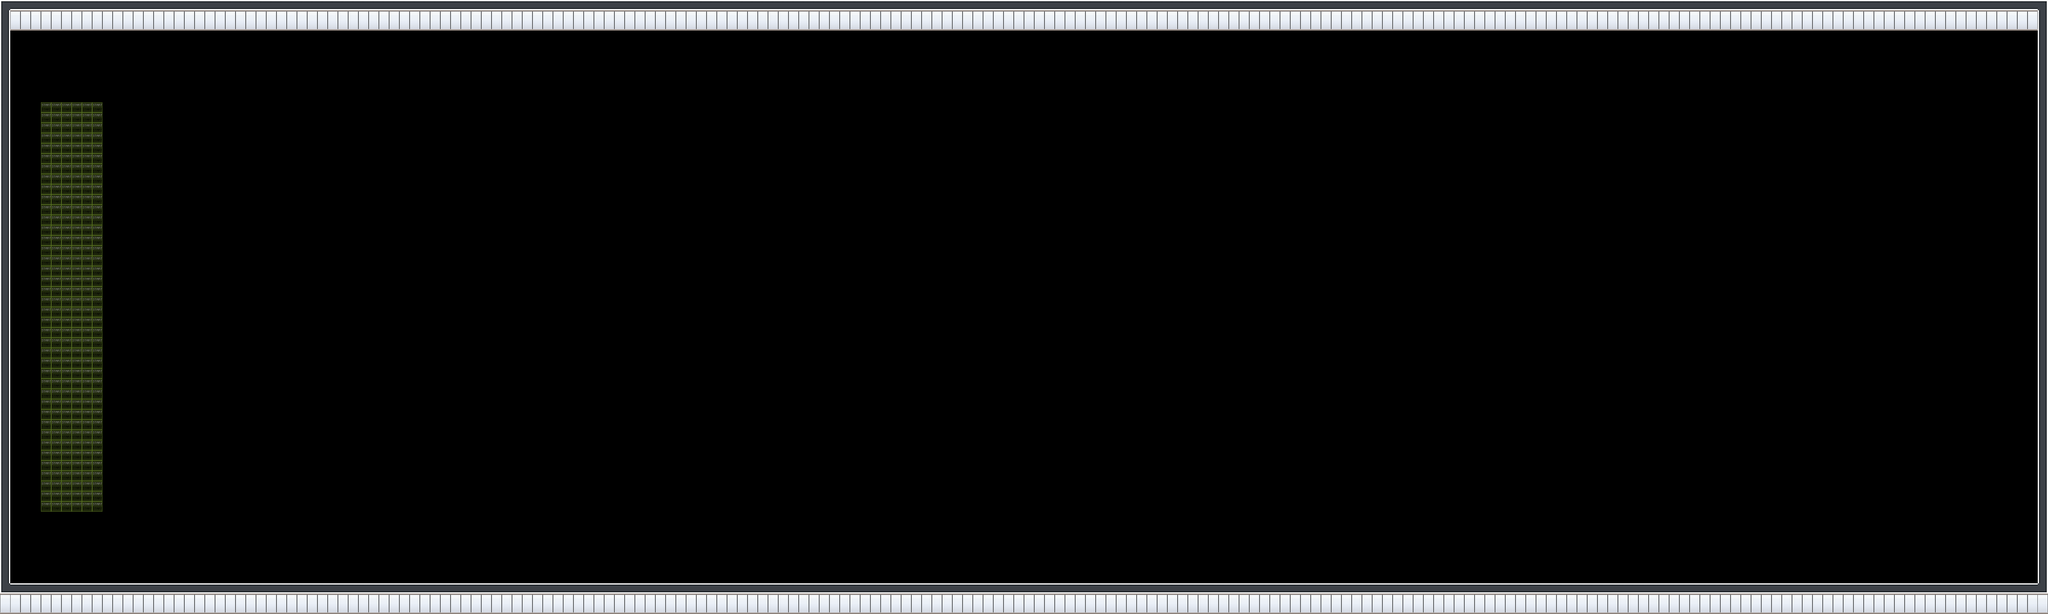

This game map was drawn from its Tiled (.tmx) file and the tilesets committed beside it. A one-line description and the trimmed map source follow:
An orthogonal 200x60 tile map with 32x32 px tiles, 3 tile layers (startLayer, bottom, top), 4 tilesets.

<map version="1.5" tiledversion="1.7.2" orientation="orthogonal" renderorder="right-down" width="200" height="60" tilewidth="32" tileheight="32" infinite="0" nextlayerid="7" nextobjectid="1">
 <tileset firstgid="1" name="brandad_tileset" tilewidth="32" tileheight="32" tilecount="900" columns="30">
  <image source="../brandad_tileset.png" trans="ff00ff" width="960" height="960" />
 </tileset>
 <tileset firstgid="901" name="walls" tilewidth="32" tileheight="32" tilecount="240" columns="16">
  <image source="../walls.png" trans="ff00ff" width="512" height="480" />
 </tileset>
 <tileset firstgid="1141" name="walls2" tilewidth="32" tileheight="32" tilecount="256" columns="16">
  <image source="../walls2.png" trans="ff00ff" width="512" height="512" />
  <tile id="96">
   <properties>
    <property name="collides" type="bool" value="true" />
   </properties>
  </tile>
  <tile id="97">
   <properties>
    <property name="collides" type="bool" value="true" />
   </properties>
  </tile>
  <tile id="98">
   <properties>
    <property name="collides" type="bool" value="true" />
   </properties>
  </tile>
  <tile id="99">
   <properties>
    <property name="collides" type="bool" value="true" />
   </properties>
  </tile>
  <tile id="100">
   <properties>
    <property name="collides" type="bool" value="true" />
   </properties>
  </tile>
  <tile id="101">
   <properties>
    <property name="collides" type="bool" value="true" />
   </properties>
  </tile>
  <tile id="102">
   <properties>
    <property name="collides" type="bool" value="true" />
   </properties>
  </tile>
  <tile id="103">
   <properties>
    <property name="collides" type="bool" value="true" />
   </properties>
  </tile>
  <tile id="104">
   <properties>
    <property name="collides" type="bool" value="true" />
   </properties>
  </tile>
  <tile id="105">
   <properties>
    <property name="collides" type="bool" value="true" />
   </properties>
  </tile>
  <tile id="112">
   <properties>
    <property name="collides" type="bool" value="true" />
   </properties>
  </tile>
  <tile id="113">
   <properties>
    <property name="collides" type="bool" value="true" />
   </properties>
  </tile>
  <tile id="114">
   <properties>
    <property name="collides" type="bool" value="true" />
   </properties>
  </tile>
  <tile id="115">
   <properties>
    <property name="collides" type="bool" value="true" />
   </properties>
  </tile>
  <tile id="116">
   <properties>
    <property name="collides" type="bool" value="true" />
   </properties>
  </tile>
  <tile id="117">
   <properties>
    <property name="collides" type="bool" value="true" />
   </properties>
  </tile>
  <tile id="118">
   <properties>
    <property name="collides" type="bool" value="true" />
   </properties>
  </tile>
  <tile id="119">
   <properties>
    <property name="collides" type="bool" value="true" />
   </properties>
  </tile>
  <tile id="120">
   <properties>
    <property name="collides" type="bool" value="true" />
   </properties>
  </tile>
  <tile id="121">
   <properties>
    <property name="collides" type="bool" value="true" />
   </properties>
  </tile>
  <tile id="128">
   <properties>
    <property name="collides" type="bool" value="true" />
   </properties>
  </tile>
  <tile id="129">
   <properties>
    <property name="collides" type="bool" value="true" />
   </properties>
  </tile>
  <tile id="130">
   <properties>
    <property name="collides" type="bool" value="true" />
   </properties>
  </tile>
  <tile id="131">
   <properties>
    <property name="collides" type="bool" value="true" />
   </properties>
  </tile>
  <tile id="132">
   <properties>
    <property name="collides" type="bool" value="true" />
   </properties>
  </tile>
  <tile id="133">
   <properties>
    <property name="collides" type="bool" value="true" />
   </properties>
  </tile>
  <tile id="134">
   <properties>
    <property name="collides" type="bool" value="true" />
   </properties>
  </tile>
  <tile id="135">
   <properties>
    <property name="collides" type="bool" value="true" />
   </properties>
  </tile>
  <tile id="136">
   <properties>
    <property name="collides" type="bool" value="true" />
   </properties>
  </tile>
  <tile id="137">
   <properties>
    <property name="collides" type="bool" value="true" />
   </properties>
  </tile>
  <tile id="144">
   <properties>
    <property name="collides" type="bool" value="true" />
   </properties>
  </tile>
  <tile id="145">
   <properties>
    <property name="collides" type="bool" value="true" />
   </properties>
  </tile>
  <tile id="146">
   <properties>
    <property name="collides" type="bool" value="true" />
   </properties>
  </tile>
  <tile id="147">
   <properties>
    <property name="collides" type="bool" value="true" />
   </properties>
  </tile>
  <tile id="148">
   <properties>
    <property name="collides" type="bool" value="true" />
   </properties>
  </tile>
  <tile id="149">
   <properties>
    <property name="collides" type="bool" value="true" />
   </properties>
  </tile>
  <tile id="150">
   <properties>
    <property name="collides" type="bool" value="true" />
   </properties>
  </tile>
  <tile id="151">
   <properties>
    <property name="collides" type="bool" value="true" />
   </properties>
  </tile>
  <tile id="152">
   <properties>
    <property name="collides" type="bool" value="true" />
   </properties>
  </tile>
  <tile id="153">
   <properties>
    <property name="collides" type="bool" value="true" />
   </properties>
  </tile>
  <tile id="160">
   <properties>
    <property name="collides" type="bool" value="true" />
   </properties>
  </tile>
  <tile id="161">
   <properties>
    <property name="collides" type="bool" value="true" />
   </properties>
  </tile>
  <tile id="162">
   <properties>
    <property name="collides" type="bool" value="true" />
   </properties>
  </tile>
  <tile id="163">
   <properties>
    <property name="collides" type="bool" value="true" />
   </properties>
  </tile>
  <tile id="164">
   <properties>
    <property name="collides" type="bool" value="true" />
   </properties>
  </tile>
  <tile id="165">
   <properties>
    <property name="collides" type="bool" value="true" />
   </properties>
  </tile>
  <tile id="166">
   <properties>
    <property name="collides" type="bool" value="true" />
   </properties>
  </tile>
  <tile id="167">
   <properties>
    <property name="collides" type="bool" value="true" />
   </properties>
  </tile>
  <tile id="168">
   <properties>
    <property name="collides" type="bool" value="true" />
   </properties>
  </tile>
  <tile id="169">
   <properties>
    <property name="collides" type="bool" value="true" />
   </properties>
  </tile>
  <tile id="176">
   <properties>
    <property name="collides" type="bool" value="true" />
   </properties>
  </tile>
  <tile id="177">
   <properties>
    <property name="collides" type="bool" value="true" />
   </properties>
  </tile>
  <tile id="178">
   <properties>
    <property name="collides" type="bool" value="true" />
   </properties>
  </tile>
  <tile id="179">
   <properties>
    <property name="collides" type="bool" value="true" />
   </properties>
  </tile>
  <tile id="180">
   <properties>
    <property name="collides" type="bool" value="true" />
   </properties>
  </tile>
  <tile id="181">
   <properties>
    <property name="collides" type="bool" value="true" />
   </properties>
  </tile>
  <tile id="182">
   <properties>
    <property name="collides" type="bool" value="true" />
   </properties>
  </tile>
  <tile id="183">
   <properties>
    <property name="collides" type="bool" value="true" />
   </properties>
  </tile>
  <tile id="184">
   <properties>
    <property name="collides" type="bool" value="true" />
   </properties>
  </tile>
  <tile id="185">
   <properties>
    <property name="collides" type="bool" value="true" />
   </properties>
  </tile>
  <tile id="192">
   <properties>
    <property name="collides" type="bool" value="true" />
   </properties>
  </tile>
  <tile id="193">
   <properties>
    <property name="collides" type="bool" value="true" />
   </properties>
  </tile>
  <tile id="194">
   <properties>
    <property name="collides" type="bool" value="true" />
   </properties>
  </tile>
  <tile id="195">
   <properties>
    <property name="collides" type="bool" value="true" />
   </properties>
  </tile>
  <tile id="196">
   <properties>
    <property name="collides" type="bool" value="true" />
   </properties>
  </tile>
  <tile id="197">
   <properties>
    <property name="collides" type="bool" value="true" />
   </properties>
  </tile>
  <tile id="198">
   <properties>
    <property name="collides" type="bool" value="true" />
   </properties>
  </tile>
  <tile id="199">
   <properties>
    <property name="collides" type="bool" value="true" />
   </properties>
  </tile>
  <tile id="200">
   <properties>
    <property name="collides" type="bool" value="true" />
   </properties>
  </tile>
  <tile id="201">
   <properties>
    <property name="collides" type="bool" value="true" />
   </properties>
  </tile>
  <tile id="208">
   <properties>
    <property name="collides" type="bool" value="true" />
   </properties>
  </tile>
  <tile id="209">
   <properties>
    <property name="collides" type="bool" value="true" />
   </properties>
  </tile>
  <tile id="210">
   <properties>
    <property name="collides" type="bool" value="true" />
   </properties>
  </tile>
  <tile id="211">
   <properties>
    <property name="collides" type="bool" value="true" />
   </properties>
  </tile>
  <tile id="212">
   <properties>
    <property name="collides" type="bool" value="true" />
   </properties>
  </tile>
  <tile id="213">
   <properties>
    <property name="collides" type="bool" value="true" />
   </properties>
  </tile>
  <tile id="214">
   <properties>
    <property name="collides" type="bool" value="true" />
   </properties>
  </tile>
  <tile id="215">
   <properties>
    <property name="collides" type="bool" value="true" />
   </properties>
  </tile>
  <tile id="216">
   <properties>
    <property name="collides" type="bool" value="true" />
   </properties>
  </tile>
  <tile id="217">
   <properties>
    <property name="collides" type="bool" value="true" />
   </properties>
  </tile>
  <tile id="224">
   <properties>
    <property name="collides" type="bool" value="true" />
   </properties>
  </tile>
  <tile id="225">
   <properties>
    <property name="collides" type="bool" value="true" />
   </properties>
  </tile>
  <tile id="226">
   <properties>
    <property name="collides" type="bool" value="true" />
   </properties>
  </tile>
  <tile id="227">
   <properties>
    <property name="collides" type="bool" value="true" />
   </properties>
  </tile>
  <tile id="228">
   <properties>
    <property name="collides" type="bool" value="true" />
   </properties>
  </tile>
  <tile id="229">
   <properties>
    <property name="collides" type="bool" value="true" />
   </properties>
  </tile>
  <tile id="230">
   <properties>
    <property name="collides" type="bool" value="true" />
   </properties>
  </tile>
  <tile id="231">
   <properties>
    <property name="collides" type="bool" value="true" />
   </properties>
  </tile>
  <tile id="232">
   <properties>
    <property name="collides" type="bool" value="true" />
   </properties>
  </tile>
  <tile id="233">
   <properties>
    <property name="collides" type="bool" value="true" />
   </properties>
  </tile>
  <tile id="240">
   <properties>
    <property name="collides" type="bool" value="true" />
   </properties>
  </tile>
  <tile id="241">
   <properties>
    <property name="collides" type="bool" value="true" />
   </properties>
  </tile>
  <tile id="242">
   <properties>
    <property name="collides" type="bool" value="true" />
   </properties>
  </tile>
  <tile id="243">
   <properties>
    <property name="collides" type="bool" value="true" />
   </properties>
  </tile>
  <tile id="244">
   <properties>
    <property name="collides" type="bool" value="true" />
   </properties>
  </tile>
  <tile id="245">
   <properties>
    <property name="collides" type="bool" value="true" />
   </properties>
  </tile>
  <tile id="246">
   <properties>
    <property name="collides" type="bool" value="true" />
   </properties>
  </tile>
  <tile id="247">
   <properties>
    <property name="collides" type="bool" value="true" />
   </properties>
  </tile>
  <tile id="248">
   <properties>
    <property name="collides" type="bool" value="true" />
   </properties>
  </tile>
  <tile id="249">
   <properties>
    <property name="collides" type="bool" value="true" />
   </properties>
  </tile>
 </tileset>
 <tileset firstgid="1397" name="mapUtilities" tilewidth="32" tileheight="32" tilecount="9" columns="9">
  <image source="../tiles_png/community/cert/imgs/tilesheets/mapUtilities.png" trans="ff00ff" width="288" height="32" />
 </tileset>
 <layer id="6" name="startLayer" width="200" height="60">
  <data>[12000 cells, 240 non-empty, 1 distinct tile ids]</data>
 </layer>
 <layer id="1" name="bottom" width="200" height="60">
  <data>[12000 cells, 12000 non-empty, 13 distinct tile ids]</data>
 </layer>
 <objectgroup id="3" name="floorLayer" />
 <layer id="4" name="top" width="200" height="60">
  <data>[12000 cells, 0 non-empty, 0 distinct tile ids]</data>
 </layer>
</map>
